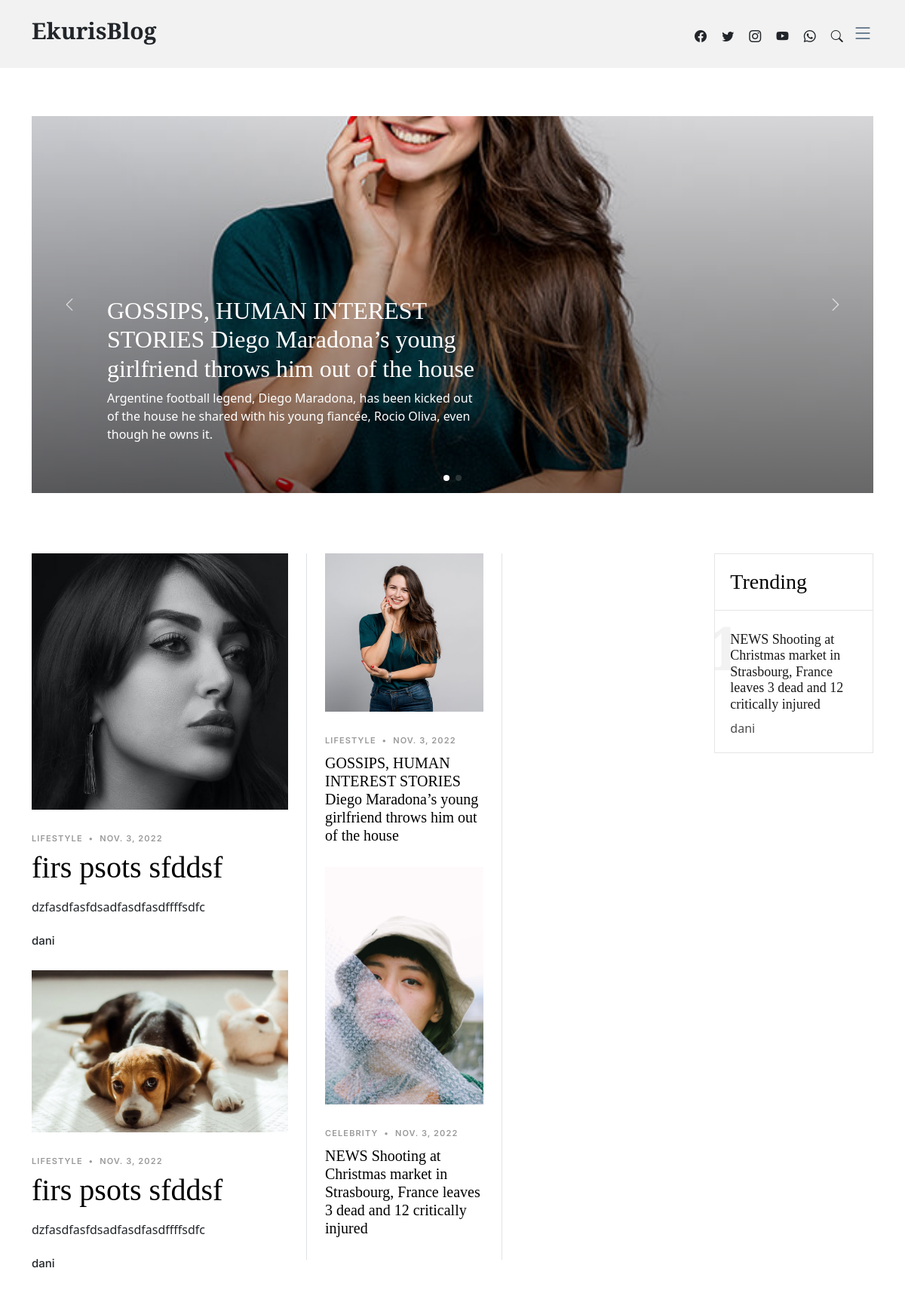
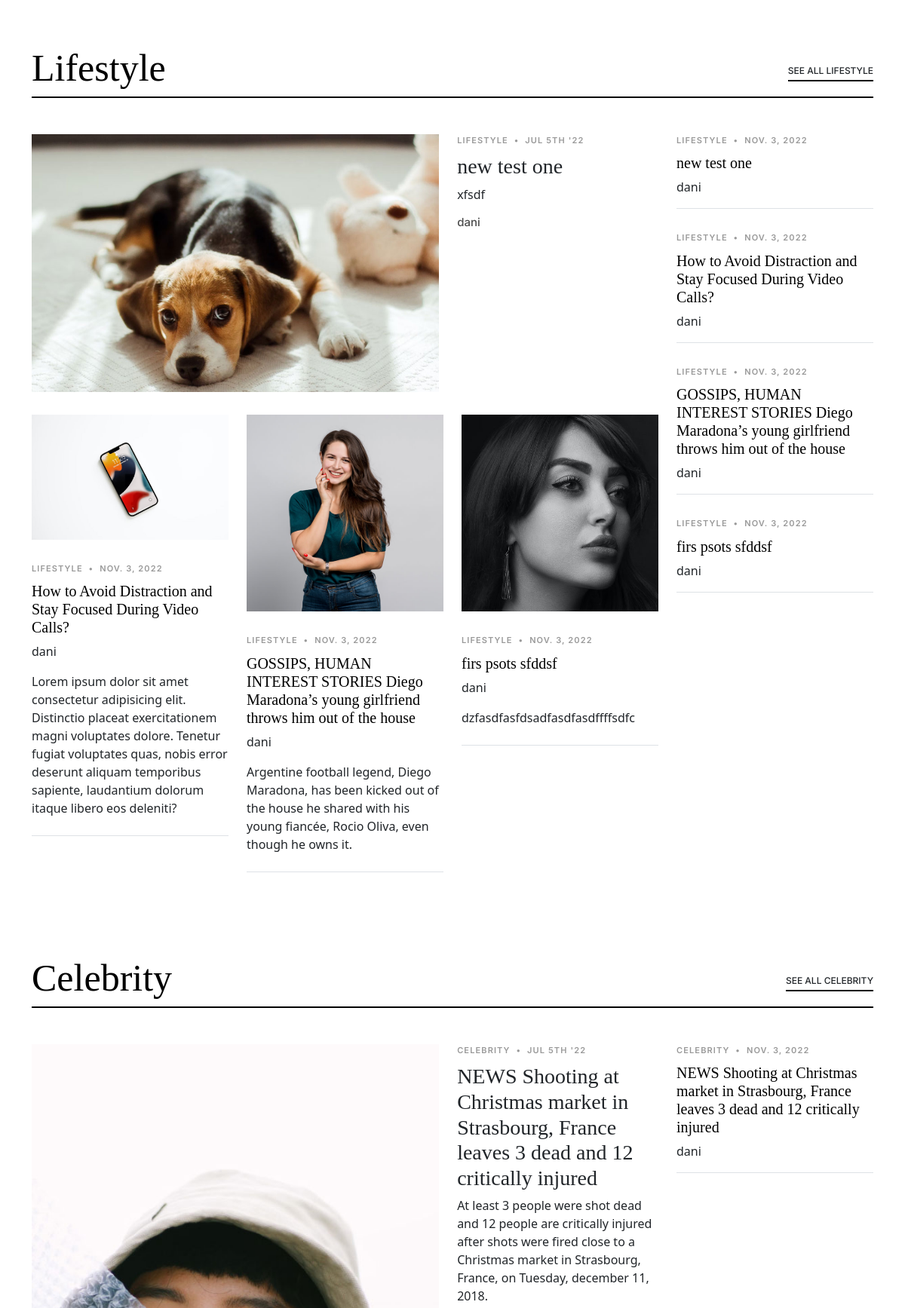
The page / (upper part) on the database its author committed (2 pictures, top to bottom).
### main/models.py (models this page shows, shortened)
class Post(models.Model):
    sta = (
        ('published', 'published'),
        ('draft', 'draft'),
    )
    author = models.ForeignKey(
        User, on_delete=models.CASCADE, related_name='blog_posts')
    category = models.ForeignKey(
        Category, on_delete=models.PROTECT, blank=True, null=True)
    title = models.CharField(max_length=500)
    slug = AutoSlugField(populate_from='title')
    image_1 = models.ImageField(upload_to='post_image', null=True)
    excerpt = models.TextField(null=True, blank=True)
    content = RichTextField(null=True, blank=True)
    date_created = models.DateTimeField(auto_now_add=True)
    view_count = models.PositiveIntegerField(default=0)
    status = models.CharField(max_length=30, choices=sta, default='published')
    class Meta:
        ordering = ('-date_created',)

class Category(models.Model):
    name = models.CharField(max_length=200)
    slug = AutoSlugField(populate_from='name')
    image = models.ImageField(upload_to='cat_img', blank=True, null=True)
    date_created = models.DateTimeField(auto_now_add=True)
    def __str__(self):
        return self.name

### main/views.py (the view)
# urls.py: path('', HomeView.as_view(), name='index'),
class HomeView(TemplateView):
    template_name = 'index.html'
    def get_context_data(self, **kwargs):
        context = super().get_context_data(**kwargs)
        first = Post.objects.last()
        post = Post.objects.filter(
            status='published').order_by('view_count')[2:5]
        post2 = Post.objects.filter(
            status='published').order_by('view_count')[4:8]
        last = Post.objects.first()
        context['first'] = first
        context['last'] = last
        context["post"] = post
        context['post2'] = post2
        return context

### main/custom_processor.py (called while the page is built)
def category_renderer(request):
    return {
        'all_categories': Category.objects.all(),
        'latest':  Post.objects.filter(
            status='published').order_by('date_created')[:5],
        'popular':  Post.objects.filter(
            status='published').order_by('view_count')[:7],
        'trend' : Post.objects.filter(
            Q(status='published') & Q(view_count__gte=10))[:7],
        'contactus' : ContactUs.objects.get(id=1)
    }

### main/templates/index.html (shortened to what this page needs)
{% extends 'base.html' %}
{% load static %}
{% load social_share %}
{% block content %}
<section id="hero-slider" class="hero-slider">
	<div class="container-md" data-aos="fade-in">
		<div class="row">
			<div class="col-12">
				<div class="swiper sliderFeaturedPosts">
					<div class="swiper-wrapper">
						{% for po in post  %}
							<div class="swiper-slide">
								<a href="{% url 'main:post' po.slug %}" class="img-bg d-flex align-items-end"
									style="background-image: url({{po.image_1.url}});">
									<div class="img-bg-inner">
										<h2>
											{{po.title}}
										</h2>
										<p>
											{{po.excerpt}}
										</p>
									</div>
								</a>
							</div>
						{% endfor %}
					</div>
					<div class="custom-swiper-button-next">
						<span class="bi-chevron-right"></span>
					</div>
					<div class="custom-swiper-button-prev">
						<span class="bi-chevron-left"></span>
					</div>
					<div class="swiper-pagination"></div>
				</div>
			</div>
		</div>
	</div>
</section>
<section id="posts" class="posts">
	<div class="container" data-aos="fade-up">
		<div class="row g-5">
			<div class="col-lg-4">
				<div class="post-entry-1 lg">
					<a href="{% url 'main:post' first.slug %}"><img src="{{first.image_1.url}}" alt="{{po.title}}" class="img-fluid"></a>
					<div class="post-meta"><span class="date">{{first.category}}</span> <span
							class="mx-1">&bullet;</span> <span>{{first.date_created|date}}</span></div>
					<h2><a href="{% url 'main:post' first.slug %}">{{first.title}}</a></h2>
					<p class="mb-4 d-block">
						{{first.excerpt}}
					</p>
					<div class="d-flex align-items-center author">
						<div class="name">
							<h3 class="m-0 p-0">{{first.author}}</h3>
						</div>
					</div>
				</div>
				<div class="post-entry-1 lg">
					<a href="{% url 'main:post' last.slug %}"><img src="{{last.image_1.url}}" alt="{{po.title}}" class="img-fluid"></a>
					<div class="post-meta"><span class="date">{{first.category}}</span> <span class="mx-1">&bullet;</span>
						<span>{{first.date_created|date}}</span></div>
					<h2><a href="{% url 'main:post' last.slug %">{{first.title}}</a></h2>
					<p class="mb-4 d-block">
						{{first.excerpt}}
					</p>
					<div class="d-flex align-items-center author">
						<div class="name">
							<h3 class="m-0 p-0">{{first.author}}</h3>
						</div>
					</div>
				</div>
			</div>
			<div class="col-lg-8">
				<div class="row g-5">
					<div class="col-lg-4 border-start custom-border">
						{% for po in post %}
						<div class="post-entry-1">
							<a href="{% url 'main:post' po.slug %}"><img src="{{po.image_1.url}}" alt="{{po.title}}"
									class="img-fluid h-50"></a>
							<div class="post-meta"><span class="date">{{po.category}}</span> <span
									class="mx-1">&bullet;</span> <span>
									{{po.date_created|date}}
								</span></div>
							<h2><a href="{% url 'main:post' po.slug %}">{{po.title}}</a></h2>
						</div>
					</div>
					<div class="col-lg-4 border-start custom-border">
					</div>
					<div class="col-lg-4">
						<div class="trending">
							<h3>Trending</h3>
							<ul class="trending-post">
								{% for po in trend %}
								<li>
									<a href="{% url 'main:post' po.slug %}">
										<span class="number">{{forloop.counter}}</span>
										<h3>{{po.title}}</h3>
										<span class="author">{{po.author}}</span>
									</a>
								</li>
								{% endfor %}
							</ul>
						</div>
					</div>
				</div>
			</div>
		</div>
	</div>
</section>
{% for cat in all_categories %}
{% if cat.post_set.all.count > 0 %}
<section class="category-section">
	<div class="container" data-aos="fade-up">
		<div class="section-header d-flex justify-content-between align-items-center mb-5">
			<h2>{{cat.name}}</h2>
			<div><a href="{% url 'main:category' cat.slug %}" class="more">See All {{cat.name}}</a></div>
		</div>
		<div class="row">
			<div class="col-md-9">
				<div class="row">
				{% for po in cat.post_set.all %}
				{% if forloop.first %}
				<div class="col-12">
				<div class="d-lg-flex post-entry-2">
					<a href="{% url 'main:post' po.slug %}" class="me-4 thumbnail mb-4 mb-lg-0 d-inline-block">
						<img src="{{po.image_1.url}}" alt="{{po.title}}" class="img-fluid">
					</a>
					<div>
						<div class="post-meta"><span class="date">{{po.category}}</span> <span
								class="mx-1">&bullet;</span>
							<span>Jul 5th '22</span>
						</div>
						<h3><a href="{% url 'main:post' po.slug %}">
								{{po.title}}
							</a></h3>
						<p>
							{{po.excerpt}}
						</p>
						<div class="d-flex align-items-center author">
							<div class="name">
								<h3 class="m-0 p-0">
									{{po.author}}
								</h3>
							</div>
						</div>
					</div>
				</div>
				</div>
				{% else %}
					<div class="col-lg-4">
						<div class="post-entry-1 border-bottom">
							<a href="{% url 'main:post' po.slug %}"><img src="{{po.image_1.url}}" alt="{{po.title}}" class="img-fluid"></a>
							<div class="post-meta"><span class="date">{{po.category}}</span> <span
									class="mx-1">&bullet;</span>
								<span>{{po.date_created|date}}</span>
							</div>
							<h2 class="mb-2"><a href="{% url 'main:post' po.slug %}">
								{{po.title}}
							</a></h2>
							<span class="author mb-3 d-block">
								{{po.author}}
							</span>
							<p class="mb-4 d-block">
								{{po.excerpt}}
							</p>
						</div>
					</div>
				{% endif %}
				{% endfor %}
				</div>
			</div>
			<div class="col-md-3">
				{% for po in cat.post_set.all %}
			<div class="post-entry-1 border-bottom">
								<div class="post-meta"><span class="date">{{po.category}}</span> <span class="mx-1">&bullet;</span>
									<span>{{po.date_created|date}}</span>
								</div>
								<h2 class="mb-2"><a href="{% url 'main:post' po.slug %}">
									{{po.title}}
								</a></h2>
								<span class="author mb-3 d-block">
									{{po.author}}
								</span>
							</div>
				{% endfor %}
			</div>
		</div>
	</div>
</section>
{% endif %}
{% endfor %}
{% endblock content %}

### static/css/variables.css (style rules this page uses)
:root { --font-default: 'EB Garamond', system-ui, -apple-system, "Segoe UI", Roboto, "Helvetica Neue", Arial, "Noto Sans", "Liberation Sans", sans-serif, "Apple Color Emoji", "Segoe UI Emoji", "Segoe UI Symbol", "Noto Color Emoji"; --font-primary: 'EB Garamond', serif; --font-secondary: 'Inter', sans-serif; --color-default: #212529; --color-default-rgb: 33, 37, 41; --color-links: #212529; --color-links-hover: #15171a; --color-primary: #212529; --color-primary-light: #26282c; --color-primary-dark: #0b0c0e; --color-primary-rgb: 33, 37, 41; --color-primary-light-rgb: 38, 40, 44; --color-primary-dark-rgb: 11, 12, 14; --color-secondary: #596d80; --color-secondary-light: #8498aa; --color-secondary-dark: #404f5c; --color-secondary-rgb: 89, 109, 128; --color-secondary-light-rgb: 132, 152, 170; --color-secondary-dark-rgb: 64, 79, 92; --color-blue: #0d6efd; --color-blue-rgb: 13, 110, 253; --color-indigo: #6610f2; --color-indigo-rgb: 102, 16, 242; --color-purple: #6f42c1; --color-purple-rgb: 111, 66, 193; --color-pink: #f3268c; --color-pink-rgb: 243, 38, 140; --color-red: #df1529; --color-red-rgb: 223, 21, 4; --color-orange: #fd7e14; --color-orange-rgb: 253, 126, 20; --color-yellow: #ffc107; --color-yellow-rgb: 255, 193, 7; --color-green: #059652; --color-green-rgb: 5, 150, 82; --color-teal: #20c997; --color-teal-rgb: 32, 201, 151; --color-cyan: #0dcaf0; --color-cyan-rgb: 13, 202, 240; --color-white: #ffffff; --color-white-rgb: 255, 255, 255; --color-gray: #6c757d; --color-gray-rgb: 108, 117, 125; --color-black: #000000; --color-black-rgb: 0, 0, 0; }
:root { --bs-blue: var(--color-blue); --bs-indigo: var(--color-indigo); --bs-purple: var(--color-purple); --bs-pink: var(--color-pink); --bs-red: var(--color-red); --bs-orange: var(--color-orange); --bs-yellow: var(--color-yellow); --bs-green: var(--color-green); --bs-teal: var(--color-teal); --bs-cyan: var(--color-cyan); --bs-white: var(--color-white); --bs-gray: var(--color-gray); --bs-gray-dark: #343a40; --bs-gray-100: #f8f9fa; --bs-gray-200: #e9ecef; --bs-gray-300: #dee2e6; --bs-gray-400: #ced4da; --bs-gray-500: #adb5bd; --bs-gray-600: #6c757d; --bs-gray-700: #495057; --bs-gray-800: #343a40; --bs-gray-900: #212529; --bs-primary: var(--color-blue); --bs-secondary: var(--color-blue); --bs-success: #198754; --bs-info: #0dcaf0; --bs-warning: #ffc107; --bs-danger: #dc3545; --bs-light: #f8f9fa; --bs-dark: #212529; --bs-primary-rgb: var(--color-primary-rgb); --bs-secondary-rgb: var(--color-secondary-rgb); --bs-success-rgb: 25, 135, 84; --bs-info-rgb: 13, 202, 240; --bs-warning-rgb: 255, 193, 7; --bs-danger-rgb: 220, 53, 69; --bs-light-rgb: 248, 249, 250; --bs-dark-rgb: 33, 37, 41; --bs-white-rgb: var(--color-white-rgb); --bs-black-rgb: var(--color-black-rgb); --bs-body-color-rgb: var(--color-default-rgb); --bs-body-bg-rgb: 255, 255, 255; --bs-font-sans-serif: var(--font-default); --bs-font-monospace: SFMono-Regular, Menlo, Monaco, Consolas, "Liberation Mono", "Courier New", monospace; --bs-gradient: linear-gradient(180deg, rgba(255, 255, 255, 0.15), rgba(255, 255, 255, 0)); --bs-body-font-family: var(--font-default); --bs-body-font-size: 1rem; --bs-body-font-weight: 400; --bs-body-line-height: 1.5; --bs-body-color: var(--color-default); --bs-body-bg: #fff; }

### rows shown on the page
Post: image_1 (picture), title "GOSSIPS, HUMAN INTEREST STORIES Diego Maradona’s young girlfriend throws him out of the house", excerpt "Argentine football legend, Diego Maradona, has been kicked out of the house he shared with his young fiancée, Rocio Oliva, even though he owns it.", category "LIFESTYLE", date_created "NOV. 3, 2022", author "dani"
Post: image_1 (picture), category "LIFESTYLE", date_created "NOV. 3, 2022", title "firs psots sfddsf", excerpt "dzfasdfasfdsadfasdfasdffffsdfc", author "dani"
Post: image_1 (picture), category "LIFESTYLE", title "new test one", excerpt "xfsdf", author "dani", date_created "NOV. 3, 2022"
Post: image_1 (picture), category "CELEBRITY", date_created "NOV. 3, 2022", title "NEWS Shooting at Christmas market in Strasbourg, France leaves 3 dead and 12 critically injured", author "dani", excerpt "At least 3 people were shot dead and 12 people are critically injured after shots were fired close to a Christmas market in Strasbourg, France, on Tuesday, december 11, 2018."
Category: name "Lifestyle", name "LIFESTYLE"
Post: image_1 (picture), category "LIFESTYLE", date_created "NOV. 3, 2022", title "How to Avoid Distraction and Stay Focused During Video Calls?", author "dani", excerpt "Lorem ipsum dolor sit amet consectetur adipisicing elit. Distinctio placeat exercitationem magni voluptates dolore. Tenetur fugiat voluptates quas, nobis error deserunt aliquam temporibus sapiente, laudantium dolorum itaque libero eos deleniti?"
Category: name "Celebrity", name "CELEBRITY"
